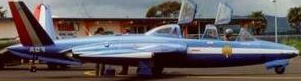
#> input picture Ressources/Images/natural_images/train/airplane/airplane_0045.jpg, 301 x 81 px
$ python -i main.py   (imports and definitions only)
#> lines starting #> are read from the running program, lines starting #| are printed output that depends on the picture
#> further down, picture is the input picture: shape (81, 301, 3); mean B, G, R 94.1, 91.2, 98.1
import argparse
import os
import cv2
import numpy as np
from matplotlib import pyplot as plt

# Gestion des arguments
parser = argparse.ArgumentParser(description="Récupération des éléments presents sur un sol.")
# [6 lines not run here, left out]

plt.rcParams["figure.figsize"] = (18, 9)


def equalize_luminosity(img):
    H, S, V = cv2.split(cv2.cvtColor(img, cv2.COLOR_BGR2HSV))
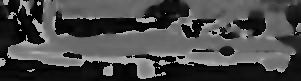
#> H: shape (81, 301); min 0, max 179, mean 72
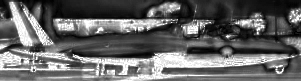
#> S: shape (81, 301); min 0, max 255, mean 100.6
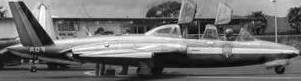
#> V: shape (81, 301); min 5, max 255, mean 111.2
    eq_v = cv2.equalizeHist(V)
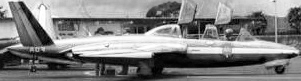
#> eq_v: shape (81, 301); min 0, max 255, mean 128.1
    eq_image = cv2.cvtColor(cv2.merge([H, S, eq_v]), cv2.COLOR_HSV2BGR)
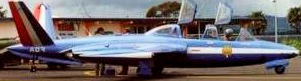
#> eq_image: shape (81, 301, 3); mean B, G, R 108.7, 105.7, 112.8
    return eq_image


def show_img_with_matplotlib(title, color_img, pos):
    """Shows an image using matplotlib capabilities"""

    # Convert BGR image to RGB
    img_RGB = color_img[:, :, ::-1]

    plt.subplot(2, 3, pos)
    plt.imshow(img_RGB, aspect="auto")
    plt.title(title)
    plt.axis('off')


# [51 lines not run here, left out]

>>> import cv2
>>> picture = cv2.imread('../../Ressources/Images/natural_images/train/airplane/airplane_0045.jpg')
>>> result = equalize_luminosity(picture)

$ run again, on Ressources/Images/natural_images/train/airplane/airplane_0103.jpg
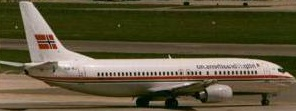
#> input picture Ressources/Images/natural_images/train/airplane/airplane_0103.jpg, 296 x 111 px
#> picture is the input picture: shape (111, 296, 3); mean B, G, R 58.2, 84.7, 93.8
#> in equalize_luminosity, `eq_v = cv2.equalizeHist(V)`:
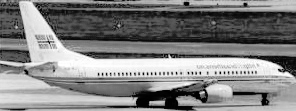
#> eq_v: shape (111, 296); min 0, max 255, mean 128.6
#> in equalize_luminosity, `eq_image = cv2.cvtColor(cv2.merge([H, S, eq_v]), cv2.COLOR_HSV2BGR)`:
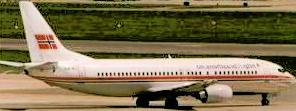
#> eq_image: shape (111, 296, 3); mean B, G, R 78.6, 113.1, 126.8

$ run again, on Ressources/Images/natural_images/train/airplane/airplane_0114.jpg
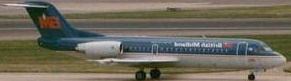
#> input picture Ressources/Images/natural_images/train/airplane/airplane_0114.jpg, 291 x 81 px
#> picture is the input picture: shape (81, 291, 3); mean B, G, R 92.2, 106.4, 110.6
#> in equalize_luminosity, `eq_v = cv2.equalizeHist(V)`:
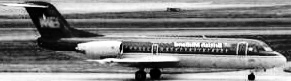
#> eq_v: shape (81, 291); min 0, max 255, mean 128.6
#> in equalize_luminosity, `eq_image = cv2.cvtColor(cv2.merge([H, S, eq_v]), cv2.COLOR_HSV2BGR)`:
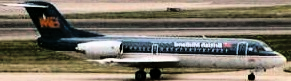
#> eq_image: shape (81, 291, 3); mean B, G, R 103.8, 117.3, 124.5

$ run again, on Ressources/Images/natural_images/train/airplane/airplane_0144.jpg
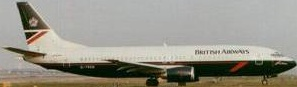
#> input picture Ressources/Images/natural_images/train/airplane/airplane_0144.jpg, 297 x 87 px
#> picture is the input picture: shape (87, 297, 3); mean B, G, R 136.1, 147.2, 150.3
#> in equalize_luminosity, `H, S, V = cv2.split(cv2.cvtColor(img, cv2.COLOR_BGR2HSV))`:
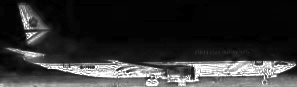
#> S: shape (87, 297); min 0, max 255, mean 49.3
#> in equalize_luminosity, `eq_image = cv2.cvtColor(cv2.merge([H, S, eq_v]), cv2.COLOR_HSV2BGR)`:
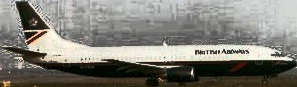
#> eq_image: shape (87, 297, 3); mean B, G, R 119.3, 126.9, 128.8
